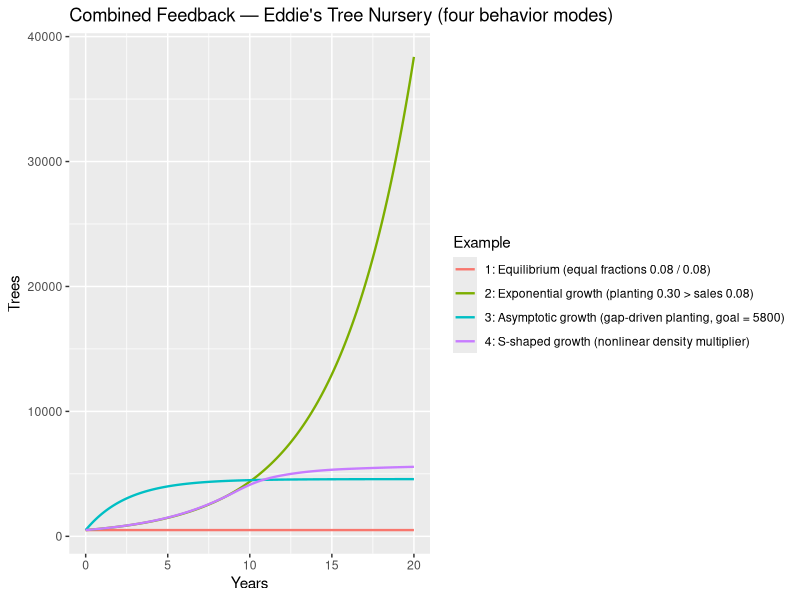

This figure's R source:
# Combined Feedback in First-Order Systems — Eddie's Tree Nursery
# Road Maps 5: Beginner Modelling Exercises Section 5 (D-4593-2)
# One stock (Trees), one inflow (Planting), one outflow (Sales).
# Four examples demonstrate the four possible behaviors when positive and negative
# feedback loops coexist in a first-order system.

library(deSolve)
library(tidyverse)

START <- 0; FINISH <- 20; STEP <- 0.125   # years
simtime <- seq(START, FINISH, by = STEP)

# ---------------------------------------------------------------------------
# Example 1: Identical constant fractions -> EQUILIBRIUM
# Planting = Trees * Planting_Fraction (positive feedback)
# Sales    = Trees * Sales_Fraction    (negative feedback)
# When fractions are equal the loops perfectly cancel -> net flow = 0
# ---------------------------------------------------------------------------

model_ex1 <- function(time, stocks, params) {
  with(as.list(c(stocks, params)), {
    f_planting <- s_trees * p_planting_fraction   # trees/year
    f_sales    <- s_trees * p_sales_fraction      # trees/year
    ds_dt      <- f_planting - f_sales
    return(list(c(ds_dt), planting = f_planting, sales = f_sales))
  })
}

out1 <- data.frame(ode(y = c(s_trees = 500), times = simtime, func = model_ex1,
                       parms = c(p_planting_fraction = 0.08, p_sales_fraction = 0.08),
                       method = "euler")) %>%
  mutate(example = "1: Equilibrium (equal fractions 0.08 / 0.08)")

# ---------------------------------------------------------------------------
# Example 2: Planting fraction > Sales fraction -> EXPONENTIAL GROWTH
# Same structure as Example 1 but Planting_Fraction (0.30) > Sales_Fraction (0.08)
# Positive loop dominates at all times -> net flow is always positive
# ---------------------------------------------------------------------------

out2 <- data.frame(ode(y = c(s_trees = 500), times = simtime, func = model_ex1,
                       parms = c(p_planting_fraction = 0.30, p_sales_fraction = 0.08),
                       method = "euler")) %>%
  mutate(example = "2: Exponential growth (planting 0.30 > sales 0.08)")

# ---------------------------------------------------------------------------
# Example 3: Gap-driven planting + constant-fraction sales -> ASYMPTOTIC GROWTH
# Planting = Planting_Fraction * (Goal - Trees)  <- negative feedback inflow
# Sales    = Sales_Fraction * Trees              <- negative feedback outflow
# Both loops are negative, but inflow starts strong and weakens as gap closes.
# Equilibrium is BELOW the goal because outflow must be matched by inflow,
# requiring a persistent gap: equilibrium ≈ 4578 trees (goal = 5800).
# ---------------------------------------------------------------------------

model_ex3 <- function(time, stocks, params) {
  with(as.list(c(stocks, params)), {
    c_difference <- p_desired_trees - s_trees           # trees — gap from goal
    f_planting   <- p_planting_fraction * c_difference  # trees/year
    f_sales      <- p_sales_fraction * s_trees          # trees/year
    ds_dt        <- f_planting - f_sales
    return(list(c(ds_dt), planting = f_planting, sales = f_sales, difference = c_difference))
  })
}

out3 <- data.frame(ode(y = c(s_trees = 500), times = simtime, func = model_ex3,
                       parms = c(p_planting_fraction = 0.30,
                                 p_sales_fraction    = 0.08,
                                 p_desired_trees     = 5800),
                       method = "euler")) %>%
  mutate(example = "3: Asymptotic growth (gap-driven planting, goal = 5800)")

# ---------------------------------------------------------------------------
# Example 4: Nonlinear density multiplier on planting -> S-SHAPED GROWTH
# Planting = Planting_Fraction * Trees * Density_Multiplier(density)
# At low density: multiplier ≈ 1 -> positive loop dominates -> exponential growth
# At high density: multiplier falls sharply -> negative loop dominates -> asymptotic
# Inflection point occurs around density 0.6 trees/sq yard.
# Equilibrium: Density_Multiplier = Sales_Fraction / Planting_Fraction ≈ 0.267
#              at density ≈ 0.96 trees/sq_yard -> ~5800 trees
# ---------------------------------------------------------------------------

density_mult_x  <- c(0,   0.2, 0.4,  0.6,  0.7,  0.8,  0.9,  0.96, 1.0,  1.1,  1.2)  # trees/sq_yard
density_mult_y  <- c(1.0, 1.0, 0.98, 0.90, 0.70, 0.45, 0.30, 0.267,0.10, 0.02, 0.0)  # dimensionless
density_mult_fn <- approxfun(density_mult_x, density_mult_y, rule = 2)

model_ex4 <- function(time, stocks, params) {
  with(as.list(c(stocks, params)), {
    a_density         <- s_trees / p_area                             # trees/sq_yard
    a_density_mult    <- density_mult_fn(a_density)                   # dimensionless
    f_planting        <- p_planting_fraction * s_trees * a_density_mult  # trees/year
    f_sales           <- p_sales_fraction * s_trees                   # trees/year
    ds_dt             <- f_planting - f_sales
    return(list(c(ds_dt),
                planting         = f_planting,
                sales            = f_sales,
                density_multiplier = a_density_mult))
  })
}

out4 <- data.frame(ode(y = c(s_trees = 500), times = simtime, func = model_ex4,
                       parms = c(p_planting_fraction = 0.30,
                                 p_sales_fraction    = 0.08,
                                 p_area              = 6000),          # sq yards
                       method = "rk4")) %>%
  mutate(example = "4: S-shaped growth (nonlinear density multiplier)")

# ---------------------------------------------------------------------------
# Compare all four stock behaviors on one plot
# ---------------------------------------------------------------------------

bind_rows(
  out1 %>% select(time, s_trees, example),
  out2 %>% select(time, s_trees, example),
  out3 %>% select(time, s_trees, example),
  out4 %>% select(time, s_trees, example)
) %>%
  ggplot(aes(x = time, y = s_trees, colour = example)) +
  geom_line(linewidth = 0.8) +
  xlab("Years") +
  ylab("Trees") +
  labs(title  = "Combined Feedback — Eddie's Tree Nursery (four behavior modes)",
       colour = "Example")
